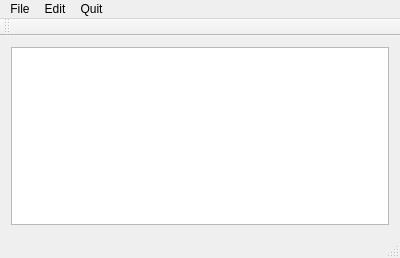
<?xml version="1.0" encoding="UTF-8"?>
<ui version="4.0">
 <class>MainWindow</class>
 <widget class="QMainWindow" name="MainWindow">
  <property name="geometry">
   <rect>
    <x>0</x>
    <y>0</y>
    <width>400</width>
    <height>258</height>
   </rect>
  </property>
  <property name="windowTitle">
   <string>Notepad</string>
  </property>
  <widget class="QWidget" name="centralWidget">
   <layout class="QGridLayout" name="gridLayout">
    <item row="0" column="0">
     <widget class="QPlainTextEdit" name="plainTextEdit"/>
    </item>
   </layout>
  </widget>
  <widget class="QMenuBar" name="menuBar">
   <property name="geometry">
    <rect>
     <x>0</x>
     <y>0</y>
     <width>400</width>
     <height>25</height>
    </rect>
   </property>
   <widget class="QMenu" name="menuFile">
    <property name="title">
     <string>File</string>
    </property>
    <widget class="QMenu" name="menuSave">
     <property name="title">
      <string>Save..</string>
     </property>
     <addaction name="actionSave"/>
     <addaction name="actionSave_as"/>
    </widget>
    <addaction name="actionNew_FIle"/>
    <addaction name="actionOpen_File"/>
    <addaction name="menuSave"/>
   </widget>
   <widget class="QMenu" name="menuEdit">
    <property name="title">
     <string>Edit</string>
    </property>
    <addaction name="actionUndo"/>
    <addaction name="actionRedo"/>
   </widget>
   <widget class="QMenu" name="menuQuit">
    <property name="title">
     <string>Quit</string>
    </property>
    <addaction name="actionQuit"/>
   </widget>
   <addaction name="menuFile"/>
   <addaction name="menuEdit"/>
   <addaction name="menuQuit"/>
  </widget>
  <widget class="QToolBar" name="mainToolBar">
   <attribute name="toolBarArea">
    <enum>TopToolBarArea</enum>
   </attribute>
   <attribute name="toolBarBreak">
    <bool>false</bool>
   </attribute>
  </widget>
  <widget class="QStatusBar" name="statusBar"/>
  <action name="actionNew_FIle">
   <property name="text">
    <string>New File</string>
   </property>
  </action>
  <action name="actionOpen_File">
   <property name="text">
    <string>Open File</string>
   </property>
  </action>
  <action name="actionSave_File">
   <property name="text">
    <string>Save File</string>
   </property>
  </action>
  <action name="actionUndo">
   <property name="text">
    <string>Change font type</string>
   </property>
  </action>
  <action name="actionRedo">
   <property name="text">
    <string>Change font size</string>
   </property>
  </action>
  <action name="actionQuit">
   <property name="text">
    <string>Quit</string>
   </property>
  </action>
  <action name="actionSave">
   <property name="text">
    <string>Save</string>
   </property>
  </action>
  <action name="actionSave_as">
   <property name="text">
    <string>Save as</string>
   </property>
  </action>
 </widget>
 <layoutdefault spacing="6" margin="11"/>
 <resources/>
 <connections/>
</ui>
